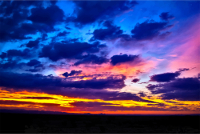
#> input picture codegolf/approximate-a-given-image-using-only-colors-from-a-given-list/1.jpg, 200 x 134 px
$ python square-circle-triangle-gear.py ../approximate-a-given-image-using-only-colors-from-a-given-list/1.jpg
#> lines starting #> are read from the running program, lines starting #| are printed output that depends on the picture; after the words box and inside, x2 and y2 are one past the last pixel; in counts of white or black regions, pixels touching at a corner belong together
#!/usr/bin/env python3

"""

Using Algodoo and Paint I made these six 300×300 monochromatic images of four convenient shapes:

This class of images has the following properties:

https://i.stack.imgur.com/Oa2O1.png
https://i.stack.imgur.com/C6IKR.png
https://i.stack.imgur.com/YZfc6.png
https://i.stack.imgur.com/F1ZDM.png
https://i.stack.imgur.com/chJFi.png
https://i.stack.imgur.com/DLM3y.png

They are always 300×300 pixels, monochromatic (black and white only), and have exactly four white regions that correspond to a square, a circle, a triangle, and a gear.
The shapes never overlap or touch each other, nor do they touch the image border or go out of bounds.
The shapes always have the same size, but they may be rotated and positioned in any way.
(The shapes also have equal areas, though when rastered like this their pixel counts are unlikely to be exactly equivalent.)

Challenge
Write the shortest program or function possible that takes in the filename of such an image and turns all the white pixels...

red (255, 0, 0) if they are in the square.
blue (0, 0, 255) if they are in the circle.
green (0, 255, 0) if they are in the triangle.
yellow (255, 255, 0) if they are in the gear.
e.g.

https://i.stack.imgur.com/EIRiN.png

Details
Your program should work for effectively all possible input images. (Only valid 300×300 monochromatic images will be input.) The six images I have provided are merely examples, you may not hardcode their output into your program.

You may not use computer vision libraries or functions, built-in or external. The point is to do this using your own pixel-level operations. You may use image libraries that simply let you open and modify images (e.g. PIL for Python).

You may use any common lossless image file formats for input and output as long as you stick to the color scheme.

You can take in the image filename as a function argument, from stdin, or from the command line. The output image can be saved to a new file, the same file, or simply displayed.

Scoring
The submission with the fewest bytes wins. I may test submissions with additional images to determine their validity.

"""

import cv2
import sys

def main():
    if len(sys.argv) != 2:
        print("usage: file")
        sys.exit(2)

    image = cv2.imread(sys.argv[1])
#> image is the input picture: shape (134, 200, 3); mean B, G, R 122.4, 62.7, 66.5
    gray = cv2.imread(sys.argv[1], cv2.IMREAD_GRAYSCALE)
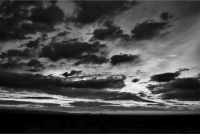
#> gray: shape (134, 200); min 0, max 240, mean 70.6
    if image is None or gray is None:
        print("Could not load image")
        sys.exit(1)

    # The idea for detecting the shapes is to get the contours of the shapes, which is an approximation to the outline of the shape using polylines
    # The number of polylines vertices gives a rough idea of what shape it is
    contours, _ = cv2.findContours(gray, cv2.RETR_TREE, cv2.CHAIN_APPROX_NONE)
#> contours = 43 contours, 37 with area under 20; largest, box (x1, y1, x2, y2) and area: (0, 0, 200, 134) 26467, (122, 115, 200, 130) 558, (0, 112, 44, 131) 541, (68, 117, 78, 129) 63, (105, 115, 116, 125) 44, (128, 125, 141, 128) 22
    for contour in contours:
        approx = cv2.approxPolyDP(contour, 0.005*cv2.arcLength(contour, True), True)

        shape = "Unknown"
        col = (255, 255, 255)
        if len(approx) == 3:
            shape = "Triangle"
            col = (0, 255, 0)
        elif len(approx) == 4:
            shape = "Square"
            col = (255, 0, 0)
        elif len(approx) < 20:
            shape = "Circle"
            col = (0, 0, 255)
        else:
            shape = "Gear"
            col = (255, 255, 0)

        cv2.drawContours(image, [approx], -1, col[::-1], thickness=cv2.FILLED)

        print(shape, len(approx))
#> this loop made 43 passes
#> (approx, shape, col) on passes 1, 2, 3, 5, 7, 8, 9, 12, 13: ([[0, 0], [0, 133], [199, 133], [199, 0]], 'Square', (255, 0, 0)), ([[196, 132], [197, 131], [198, 132], [197, 133]], 'Square', (255, 0, 0)), ([[178, 132], [179, 131], [180, 132], [179, 133]], 'Square', (255, 0, 0)), ([[22, 131], [23, 130], [24, 131], [23, 132]], 'Square', (255, 0, 0)), ([[100, 130], [101, 129], [102, 130], [101, 131]], 'Square', (255, 0, 0)), ([[180, 129], [181, 128], [182, 129], [181, 130]], 'Square', (255, 0, 0)), ([[28, 127], [29, 126], [30, 127], [29, 128]], 'Square', (255, 0, 0)), ([[100, 126], [101, 125], [102, 126], [101, 127]], 'Square', (255, 0, 0)), ([[39, 126], [40, 125], [41, 126], [40, 127]], 'Square', (255, 0, 0))
#> (shape, col) on passes 4, 6, 10, 11, 15, 16: ('Circle', (0, 0, 255)), ('Circle', (0, 0, 255)), ('Circle', (0, 0, 255)), ('Circle', (0, 0, 255)), ('Circle', (0, 0, 255)), ('Circle', (0, 0, 255))
#| Square 4
#| Square 4
#| Square 4
#| Circle 6
#| Square 4
#| Circle 6
#| Square 4
#| Square 4
#> (further printed lines are left out)
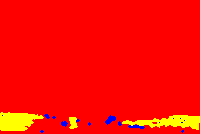
#> image: shape (134, 200, 3); mean B, G, R 2, 12.3, 253

    cv2.imshow("Shape Detector", image)
    cv2.waitKey()
    cv2.destroyAllWindows()

main()

$ run again, on codegolf/approximate-a-given-image-using-only-colors-from-a-given-list/3.jpg
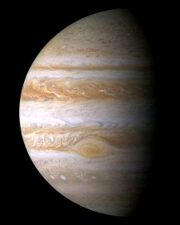
#> input picture codegolf/approximate-a-given-image-using-only-colors-from-a-given-list/3.jpg, 180 x 225 px
#> in main, image is the input picture: shape (225, 180, 3); mean B, G, R 59.6, 65.4, 72.1
#> in main, `gray = cv2.imread(sys.argv[1], cv2.IMREAD_GRAYSCALE)`:
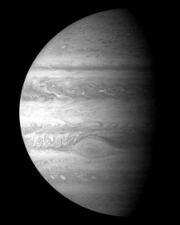
#> gray: shape (225, 180); min 0, max 255, mean 66.7
#> contours = 91 contours, 90 with area under 20; largest, box (x1, y1, x2, y2) and area: (12, 6, 159, 220) 22793
#> the loop in main, `for contour in contours:` made 91 passes
#> (contour, approx, shape, col) on pass 15: ([[155, 159], [155, 160], [155, 161], [155, 160]], [[155, 159], [155, 161]], 'Circle', (0, 0, 255))
#> (printed output is left out)
#> after the loop in main, `for contour in contours:`:
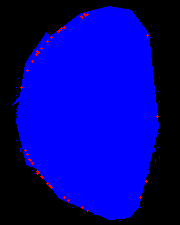
#> image: shape (225, 180, 3); mean B, G, R 146.2, 0, 1.1
